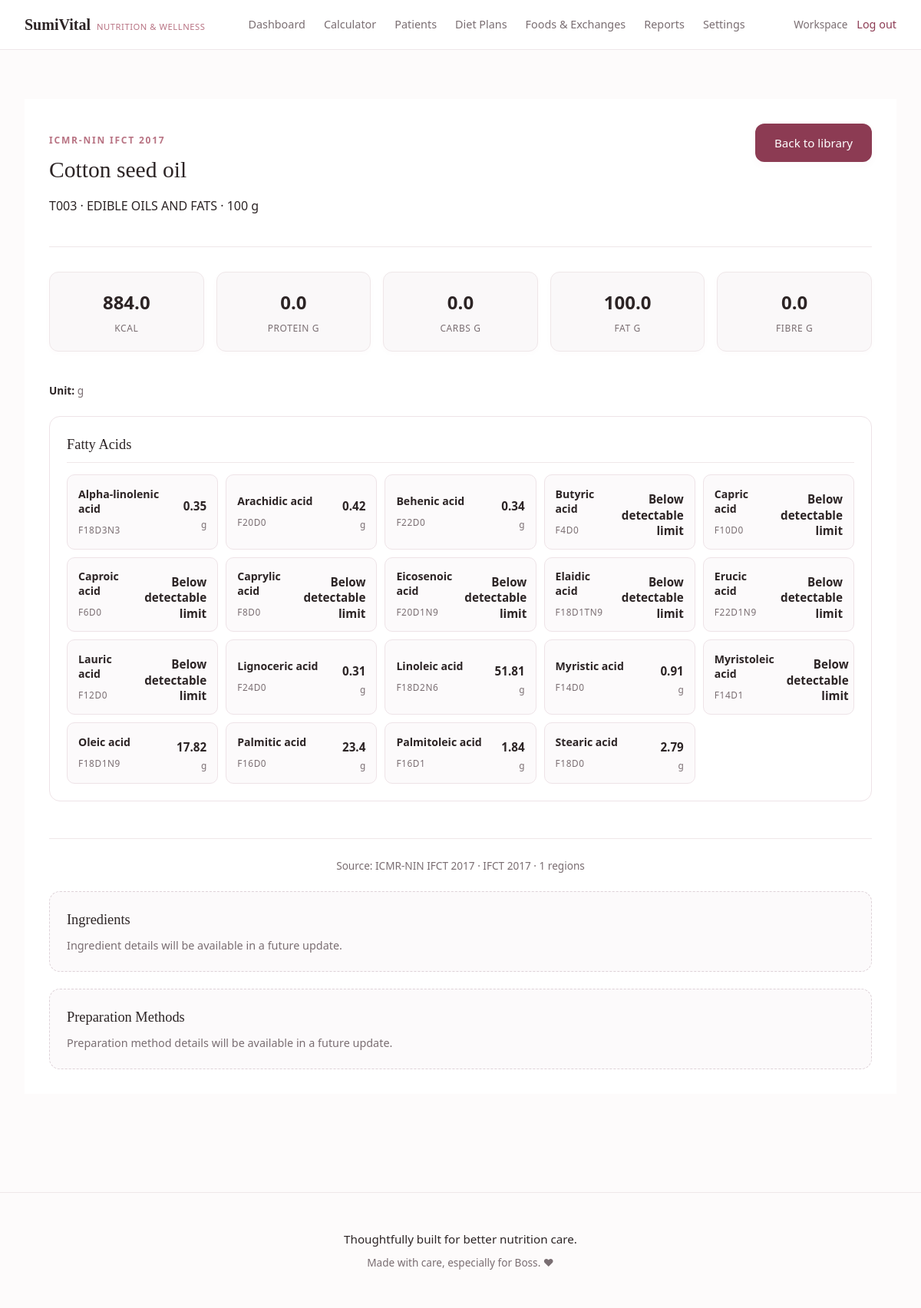
The app's page /foods/532 (signed in) with its own data.
### tables this page shows
CREATE TABLE foods (id INTEGER PRIMARY KEY, user_id INTEGER REFERENCES users(id), name TEXT NOT NULL, category TEXT NOT NULL, serving_size TEXT NOT NULL, unit TEXT NOT NULL, calories REAL NOT NULL, protein REAL NOT NULL, carbohydrates REAL NOT NULL, fat REAL NOT NULL, fiber REAL NOT NULL DEFAULT 0, is_demo INTEGER NOT NULL DEFAULT 1, created_at TEXT NOT NULL, food_type TEXT NOT NULL DEFAULT 'Vegetarian', meal_type TEXT NOT NULL DEFAULT '');

CREATE TABLE food_sources (
    id INTEGER PRIMARY KEY,
    food_id INTEGER NOT NULL UNIQUE
        REFERENCES foods(id) ON DELETE CASCADE,
    source_name TEXT NOT NULL,
    source_version TEXT NOT NULL,
    source_food_code TEXT NOT NULL,
    source_food_name TEXT NOT NULL,
    ifct_group_code TEXT NOT NULL DEFAULT '',
    ifct_group_name TEXT NOT NULL DEFAULT '',
    regions_count INTEGER,
    source_reference TEXT NOT NULL DEFAULT '',
    created_at TEXT NOT NULL, source_sequence INTEGER,
    UNIQUE(source_name, source_version, source_food_code)
);

CREATE TABLE component_definitions (
    id INTEGER PRIMARY KEY,
    code TEXT NOT NULL UNIQUE,
    name TEXT NOT NULL UNIQUE,
    category TEXT NOT NULL,
    unit TEXT NOT NULL,
    basis TEXT NOT NULL,
    is_essential INTEGER NOT NULL DEFAULT 0,
    description TEXT NOT NULL DEFAULT '',
    source_name TEXT NOT NULL DEFAULT 'ICMR-NIN IFCT 2017',
    source_version TEXT NOT NULL DEFAULT 'IFCT 2017',
    source_table TEXT NOT NULL DEFAULT ''
);

### app/routes/workspace.py (the view)
@workspace.get("/foods/<int:food_id>")
@login_required
def food_detail_page(food_id):
    db = connect(current_app.config["DATABASE"])
    food = db.execute(
        """
        SELECT
            foods.id,
            foods.name,
            foods.category,
            foods.serving_size,
            foods.unit,
            foods.calories,
            foods.protein,
            foods.carbohydrates,
            foods.fat,
            foods.fiber,

            food_sources.source_food_code,
            food_sources.source_food_name,
            food_sources.ifct_group_code,
            food_sources.ifct_group_name,
            food_sources.regions_count,
            food_sources.source_name,
            food_sources.source_version,
            food_sources.source_reference

        FROM foods

        LEFT JOIN food_sources
            ON food_sources.food_id = foods.id

        WHERE foods.id = ?
          AND foods.user_id IS NULL
        """,
        (food_id,),
    ).fetchone()
    if not food:
        return ("Food not found", 404)
    aliases = db.execute(
        """
        SELECT
            id,
            alias,
            alias_type
        FROM food_aliases
        WHERE food_id = ?
        ORDER BY id
        """,
        (food_id,),
    ).fetchall()
    components = db.execute(
        """
        SELECT
            component_definitions.code,
            component_definitions.name,
            component_definitions.category,
            component_definitions.unit,
            component_definitions.basis,
            component_definitions.description,

            food_components.value,
            food_components.standard_deviation,
            food_components.measurement_status,
            food_components.source_reference

        FROM food_components

        JOIN component_definitions
            ON component_definitions.id = food_components.component_id

        WHERE food_components.food_id = ?

        ORDER BY
            component_definitions.category,
            component_definitions.name
        """,
        (food_id,),
    ).fetchall()
    component_groups = {}
    for component in components:
        category = component["category"] or "other"
        component_groups.setdefault(
            category,
            []
        ).append(dict(component))
    is_ifct = bool(
        food["source_food_code"]
        or food["source_food_name"]
        or food["ifct_group_code"]
    )
    return render_template(
        "food_detail.html",
        food=dict(food),
        aliases=[dict(row) for row in aliases],
        components=[dict(row) for row in components],
        component_groups=component_groups,
        is_ifct=is_ifct,
    )

### app/models/database.py (called while the page is built)
def connect(path: str | Path) -> sqlite3.Connection:
    connection = sqlite3.connect(path)
    connection.row_factory = sqlite3.Row
    connection.execute("PRAGMA foreign_keys = ON")
    return connection

### app/routes/common.py (called while the page is built, shortened)
def current_user():
    if "user_id" not in session: return None
    if not hasattr(g, "current_user"): g.current_user = get_user(current_app.config["DATABASE"], session["user_id"])
    return g.current_user

def login_required(view):
    @wraps(view)
    def wrapped(*args, **kwargs):
        return view(*args, **kwargs)
    return wrapped

def csrf_token():
    return session.setdefault("csrf_token", secrets.token_urlsafe(24))

### app/services/auth.py (called while the page is built)
def get_user(database, user_id: int):
    with connect(database) as db: return db.execute("SELECT id,display_name,email FROM users WHERE id = ?", (user_id,)).fetchone()

### templates/food_detail.html (shortened to what this page needs)
{% extends 'base.html' %}
{% block content %}
{% set category_labels = {
    'proximate': 'Proximate Composition',
    'energy': 'Energy',
    'carbohydrate': 'Carbohydrate',
    'dietary_fibre': 'Dietary Fibre',
    'oligosaccharide': 'Oligosaccharides',
    'phytate': 'Phytate',
    'phytosterol': 'Phytosterols',
    'saponin': 'Saponins',
    'fatty_acid': 'Fatty Acids',
    'other': 'Other Components'
} %}
{% set category_order = [
    'proximate',
    'energy',
    'carbohydrate',
    'dietary_fibre',
    'oligosaccharide',
    'phytate',
    'phytosterol',
    'saponin',
    'fatty_acid',
    'other'
] %}
<main class="page">
    <div class="ifct-detail-card">
        <div class="ifct-detail-header">
            <div>
                {% if is_ifct %}
                <p class="eyebrow">ICMR-NIN IFCT 2017</p>
                {% else %}
                <p class="eyebrow">CUSTOM FOOD</p>
                {% endif %}
                <h2>{{ food.name }}</h2>
                <p class="ifct-food-meta">
                    {% if food.source_food_code %}
                    {{ food.source_food_code }} ·
                    {% endif %}
                    {{ food.category or 'Uncategorized' }}
                    · {{ food.serving_size }}
                </p>
            </div>
            <a class="button ifct-back-button" href="{{ url_for('workspace.foods') }}">
                Back to library
            </a>
        </div>
        <div class="ifct-basic-grid">
            <div class="ifct-nutrient">
                <strong>{{ food.calories }}</strong>
                <small>kcal</small>
            </div>
            <div class="ifct-nutrient">
                <strong>{{ food.protein }}</strong>
                <small>protein g</small>
            </div>
            <div class="ifct-nutrient">
                <strong>{{ food.carbohydrates }}</strong>
                <small>carbs g</small>
            </div>
            <div class="ifct-nutrient">
                <strong>{{ food.fat }}</strong>
                <small>fat g</small>
            </div>
            <div class="ifct-nutrient">
                <strong>{{ food.fiber }}</strong>
                <small>fibre g</small>
            </div>
        </div>
        <div style="margin-top: 20px; color: var(--muted); font-size: 0.85rem;">
            <strong style="color: var(--ink);">Unit:</strong> {{ food.unit }}
        </div>
        {% if is_ifct %}
        {% for category in category_order %}
        {% if component_groups.get(category) %}
        <section class="ifct-detail-section">
            <h3>{{ category_labels.get(category, category) }}</h3>
            <div class="ifct-component-grid">
                {% for component in component_groups[category] %}
                <div class="ifct-component">
                    <div>
                        <strong>{{ component.name }}</strong>
                        {% if component.code %}
                        <small>{{ component.code }}</small>
                        {% endif %}
                    </div>
                    <div class="ifct-component-value">
                        {% if component.measurement_status == 'below_detection_limit' %}
                        <strong>Below detectable limit</strong>
                        {% elif component.value is not none %}
                        <strong>{{ component.value }}</strong>
                        <small>{{ component.unit or '' }}</small>
                        {% else %}
                        <strong>—</strong>
                        {% endif %}
                    </div>
                </div>
                {% endfor %}
            </div>
        </section>
        {% endif %}
        {% endfor %}
        <div class="ifct-source-note">
            Source:
            {{ food.source_name or 'ICMR-NIN IFCT 2017' }}
            {% if food.source_version %}
            · {{ food.source_version }}
            {% endif %}
            {% if food.regions_count %}
            · {{ food.regions_count }} regions
            {% endif %}
        </div>
        {% endif %}
        <section class="placeholder-section">
            <h3>Ingredients</h3>
            <p>Ingredient details will be available in a future update.</p>
        </section>
        <section class="placeholder-section">
            <h3>Preparation Methods</h3>
            <p>Preparation method details will be available in a future update.</p>
        </section>
    </div>
</main>
{% endblock %}

### static/css/style.css (style rules this page uses)
:root { --bg: #fdfbfb; --paper: #ffffff; --ink: #2c2425; --muted: #7a6e72; --rose: #b87383; --deep: #8c3b53; --deep-hover: #753145; --line: #efe7e9; --sage: #e8f0e8; --sage-text: #334d33; --error-bg: #fff0f2; --error-text: #962842; --shadow-sm: 0 4px 12px rgba(140, 59, 83, 0.03); --shadow-md: 0 12px 32px rgba(140, 59, 83, 0.08); --radius-sm: 8px; --radius-md: 12px; --radius-lg: 16px; --transition: 0.25s cubic-bezier(0.4, 0, 0.2, 1); }
* { box-sizing: border-box; }
body { margin: 0; background: var(--bg); color: var(--ink); font: 400 16px/1.6 system-ui, -apple-system, sans-serif; -webkit-font-smoothing: antialiased; -moz-osx-font-smoothing: grayscale; }
h1, h2, h3 { font-family: 'Georgia', serif; font-weight: 400; color: var(--ink); margin: 0 0 16px 0; }
a { color: var(--deep); text-decoration: none; transition: color var(--transition); }
.page, .landing { max-width: 1200px; margin: auto; padding: 64px 32px; }
.eyebrow { color: var(--rose); font-size: 0.75rem; font-weight: 700; letter-spacing: 0.15em; text-transform: uppercase; margin-bottom: 12px; display: block; }
.button { display: inline-flex; align-items: center; justify-content: center; padding: 12px 24px; border: 1px solid transparent; border-radius: var(--radius-md); background: var(--deep); color: #ffffff !important; font-weight: 500; font-size: 0.95rem; cursor: pointer; transition: all var(--transition); box-shadow: var(--shadow-sm); }
.ifct-detail-card { padding: 32px; background: var(--paper); }
.ifct-detail-header { display: flex; justify-content: space-between; align-items: flex-start; flex-wrap: wrap; gap: 24px; margin-bottom: 32px; padding-bottom: 24px; border-bottom: 1px solid var(--line); }
.ifct-detail-header h2 { font-size: 1.85rem; margin: 6px 0 8px 0; line-height: 1.2; }
.ifct-basic-grid { display: grid; grid-template-columns: repeat(auto-fit, minmax(130px, 1fr)); gap: 16px; margin-bottom: 40px; }
.ifct-basic-grid .ifct-nutrient { text-align: center; background: #faf8f9; border: 1px solid var(--line); border-radius: var(--radius-md); padding: 20px 16px; display: flex; flex-direction: column; justify-content: center; box-shadow: 0 2px 8px rgba(140, 59, 83, 0.02); }
.ifct-basic-grid .ifct-nutrient strong { font-size: 1.5rem; color: var(--ink); margin-bottom: 4px; }
.ifct-basic-grid .ifct-nutrient small { font-size: 0.75rem; text-transform: uppercase; letter-spacing: 0.05em; color: var(--muted); }
.ifct-detail-section { margin-top: 32px; }
.ifct-detail-section h3 { font-family: 'Georgia', serif; font-size: 1.25rem; color: var(--ink); margin-bottom: 16px; padding-bottom: 8px; border-bottom: 1px solid var(--line); }
.ifct-component-grid { display: grid; grid-template-columns: repeat(auto-fill, minmax(280px, 1fr)); gap: 16px; }
.ifct-component { display: flex; justify-content: space-between; align-items: center; padding: 14px 16px; background: #faf8f9; border: 1px solid var(--line); border-radius: var(--radius-sm); transition: box-shadow var(--transition), border-color var(--transition), background var(--transition); }
.ifct-component > div:first-child { display: flex; flex-direction: column; gap: 4px; padding-right: 16px; }
.ifct-component strong { font-size: 0.9rem; color: var(--ink); line-height: 1.3; }
.ifct-component small { font-size: 0.75rem; color: var(--muted); text-transform: uppercase; letter-spacing: 0.05em; }
.ifct-component-value { text-align: right; font-variant-numeric: tabular-nums; }
.ifct-component-value strong { font-size: 1.05rem; color: var(--deep); }
.ifct-component-value small { margin-left: 4px; color: var(--muted); text-transform: none; letter-spacing: normal; font-size: 0.85rem; }
.ifct-source-note { margin-top: 48px; padding-top: 24px; border-top: 1px solid var(--line); font-size: 0.85rem; color: var(--muted); text-align: center; }

### records on screen
foods: name "Cotton seed oil", category "EDIBLE OILS AND FATS", serving_size "100 g", calories "884.0", protein "0.0", carbohydrates "0.0", fat "100.0", fiber "0.0", unit "g"
food_sources: source_food_code "T003", source_name "ICMR-NIN IFCT 2017", source_version "IFCT 2017", regions_count "1"
component_definitions: name "Alpha-linolenic acid", code "F18D3N3", value "0.35", unit "g"
component_definitions: name "Arachidic acid", code "F20D0", value "0.42", unit "g"
component_definitions: name "Behenic acid", code "F22D0", value "0.34", unit "g"
component_definitions: name "Butyric acid", code "F4D0", shows "Below detectable limit"
component_definitions: name "Capric acid", code "F10D0", shows "Below detectable limit"
component_definitions: name "Caproic acid", code "F6D0", shows "Below detectable limit"
component_definitions: name "Caprylic acid", code "F8D0", shows "Below detectable limit"
component_definitions: name "Eicosenoic acid", code "F20D1N9", shows "Below detectable limit"
component_definitions: name "Elaidic acid", code "F18D1TN9", shows "Below detectable limit"
component_definitions: name "Erucic acid", code "F22D1N9", shows "Below detectable limit"
component_definitions: name "Lauric acid", code "F12D0", shows "Below detectable limit"
component_definitions: name "Lignoceric acid", code "F24D0", value "0.31", unit "g"
component_definitions: name "Linoleic acid", code "F18D2N6", value "51.81", unit "g"
component_definitions: name "Myristic acid", code "F14D0", value "0.91", unit "g"
component_definitions: name "Myristoleic acid", code "F14D1", shows "Below detectable limit"
component_definitions: name "Oleic acid", code "F18D1N9", value "17.82", unit "g"
component_definitions: name "Palmitic acid", code "F16D0", value "23.4", unit "g"
component_definitions: name "Palmitoleic acid", code "F16D1", value "1.84", unit "g"
component_definitions: name "Stearic acid", code "F18D0", value "2.79", unit "g"

### other values on screen
{{ category_labels.get(category, category) }} "Fatty Acids"
